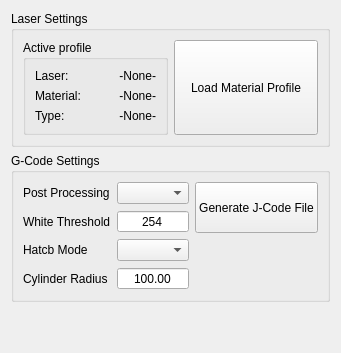
      <widget class="QWidget" name="hatch_automate_tab">
       <attribute name="title">
        <string>Automated Hatching</string>
       </attribute>
       <layout class="QGridLayout" name="gridLayout_11">
        <item row="2" column="0">
         <spacer name="verticalSpacer_5">
          <property name="orientation">
           <enum>Qt::Vertical</enum>
          </property>
          <property name="sizeHint" stdset="0">
           <size>
            <width>20</width>
            <height>40</height>
           </size>
          </property>
         </spacer>
        </item>
        <item row="0" column="0">
         <widget class="QGroupBox" name="groupBox">
          <property name="title">
           <string>Laser Settings</string>
          </property>
          <layout class="QGridLayout" name="gridLayout_17">
           <item row="0" column="1">
            <widget class="QGroupBox" name="groupBox_3">
             <property name="title">
              <string>Active profile</string>
             </property>
             <layout class="QGridLayout" name="gridLayout_18">
              <item row="1" column="0">
               <widget class="QLabel" name="label_6">
                <property name="text">
                 <string>Material:</string>
                </property>
               </widget>
              </item>
              <item row="0" column="0">
               <widget class="QLabel" name="label_5">
                <property name="text">
                 <string>Laser:</string>
                </property>
               </widget>
              </item>
              <item row="2" column="0">
               <widget class="QLabel" name="label_7">
                <property name="text">
                 <string>Type:</string>
                </property>
               </widget>
              </item>
              <item row="1" column="1">
               <widget class="QLabel" name="selected_material_label">
                <property name="text">
                 <string>-None-</string>
                </property>
                <property name="alignment">
                 <set>Qt::AlignRight|Qt::AlignTrailing|Qt::AlignVCenter</set>
                </property>
               </widget>
              </item>
              <item row="0" column="1">
               <widget class="QLabel" name="selected_laser_label">
                <property name="text">
                 <string>-None-</string>
                </property>
                <property name="alignment">
                 <set>Qt::AlignRight|Qt::AlignTrailing|Qt::AlignVCenter</set>
                </property>
               </widget>
              </item>
              <item row="2" column="1">
               <widget class="QLabel" name="selected_material_type_label">
                <property name="text">
                 <string>-None-</string>
                </property>
                <property name="alignment">
                 <set>Qt::AlignRight|Qt::AlignTrailing|Qt::AlignVCenter</set>
                </property>
               </widget>
              </item>
             </layout>
            </widget>
           </item>
           <item row="0" column="2">
            <widget class="QPushButton" name="load_material_profile_button">
             <property name="sizePolicy">
              <sizepolicy hsizetype="Minimum" vsizetype="Preferred">
               <horstretch>0</horstretch>
               <verstretch>0</verstretch>
              </sizepolicy>
             </property>
             <property name="text">
              <string>Load Material Profile</string>
             </property>
            </widget>
           </item>
          </layout>
         </widget>
        </item>
        <item row="1" column="0">
         <widget class="QGroupBox" name="groupBox_4">
          <property name="title">
           <string>G-Code Settings</string>
          </property>
          <layout class="QGridLayout" name="gridLayout_19">
           <item row="1" column="0">
            <widget class="QLabel" name="label_9">
             <property name="text">
              <string>White Threshold</string>
             </property>
            </widget>
           </item>
           <item row="1" column="1">
            <widget class="QSpinBox" name="automatic_white_threshold_spinBox">
             <property name="alignment">
              <set>Qt::AlignCenter</set>
             </property>
             <property name="buttonSymbols">
              <enum>QAbstractSpinBox::NoButtons</enum>
             </property>
             <property name="maximum">
              <number>255</number>
             </property>
             <property name="value">
              <number>254</number>
             </property>
            </widget>
           </item>
           <item row="0" column="1">
            <widget class="QComboBox" name="automatic_post_processing_comboBox"/>
           </item>
           <item row="0" column="0">
            <widget class="QLabel" name="label_8">
             <property name="text">
              <string>Post Processing</string>
             </property>
            </widget>
           </item>
           <item row="0" column="2" rowspan="2">
            <widget class="QPushButton" name="automatic_gcode_file_button">
             <property name="sizePolicy">
              <sizepolicy hsizetype="Minimum" vsizetype="Preferred">
               <horstretch>0</horstretch>
               <verstretch>0</verstretch>
              </sizepolicy>
             </property>
             <property name="text">
              <string>Generate J-Code File</string>
             </property>
            </widget>
           </item>
           <item row="2" column="0">
            <widget class="QLabel" name="label_10">
             <property name="text">
              <string>Hatcb Mode</string>
             </property>
            </widget>
           </item>
           <item row="3" column="0">
            <widget class="QLabel" name="label_11">
             <property name="text">
              <string>Cylinder Radius</string>
             </property>
            </widget>
           </item>
           <item row="2" column="1">
            <widget class="QComboBox" name="automatic_hatch_mode_comboBox"/>
           </item>
           <item row="3" column="1">
            <widget class="QDoubleSpinBox" name="automatic_cyl_rad_spinBox">
             <property name="alignment">
              <set>Qt::AlignCenter</set>
             </property>
             <property name="buttonSymbols">
              <enum>QAbstractSpinBox::NoButtons</enum>
             </property>
             <property name="minimum">
              <double>1.000000000000000</double>
             </property>
             <property name="maximum">
              <double>1000.000000000000000</double>
             </property>
             <property name="value">
              <double>100.000000000000000</double>
             </property>
            </widget>
           </item>
          </layout>
         </widget>
        </item>
       </layout>
      </widget>
